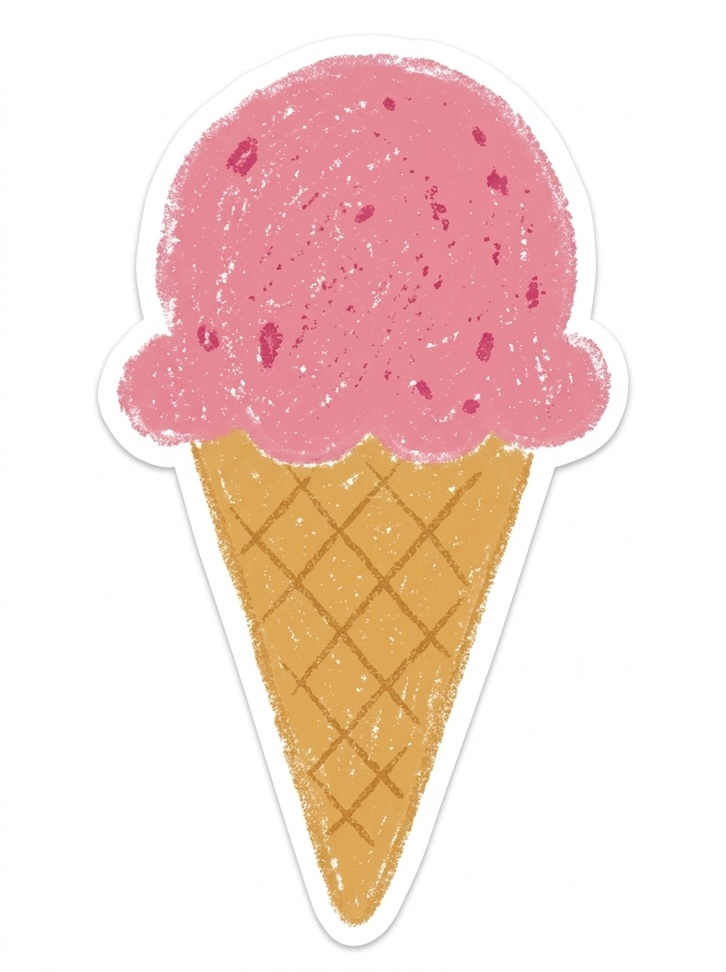
#> input picture assets/rekvisita/glass-v2/original/glass-rosa-v2-1.jpg, 726 x 972 px, shrunk from 896 x 1200 before the run
$ python sovbild.py ../../../../assets/rekvisita/glass-v2/original/glass-rosa-v2-1.jpg ../../../../assets/rekvisita/glass-v2/original/glass-rosa-v2-2.jpg 5
#> lines starting #> are read from the running program, lines starting #| are printed output that depends on the picture; after the words box and inside, x2 and y2 are one past the last pixel; in counts of white or black regions, pixels touching at a corner belong together
# Klipper ut en ritad sovbild (från Flow, vit bakgrund, inbakad vit klistermärkeskant) till PNG med genomskinlig bakgrund.
#   python3 .claude/skills/lk-figur/scripts/sovbild.py <in.jpg> <ut.png> [kant_px]
# Alfa = figurens färgade del (hål fyllda) växt med kant_px (standard 20, den inbakade kanten), lite mjuk kant.
# Lösa bitar (zzz, smulor) tas bort, bara den största biten blir kvar. Bilder utan inbakad kant: kant_px 0,
# och lägg kanten i scenen med kant.lagg(g, { andel: 0.01 }). Skriver ut kroppens ruta i bildens pixlar.
import sys, cv2, numpy as np
src, dst = sys.argv[1], sys.argv[2]
kant = int(sys.argv[3]) if len(sys.argv) > 3 else 20
im = cv2.imread(src); hsv = cv2.cvtColor(im, cv2.COLOR_BGR2HSV)
#> further down, im is the input picture: shape (972, 726, 3); mean B, G, R 211.4, 218.4, 244.1
#> after `hsv = cv2.cvtColor(im, cv2.COLOR_BGR2HSV)`: hsv: shape (972, 726, 3); mean H, S, V 41.9, 40.8, 244.1
farg = ((im.min(axis=2) < 230) | (hsv[..., 1] > 35)).astype(np.uint8)
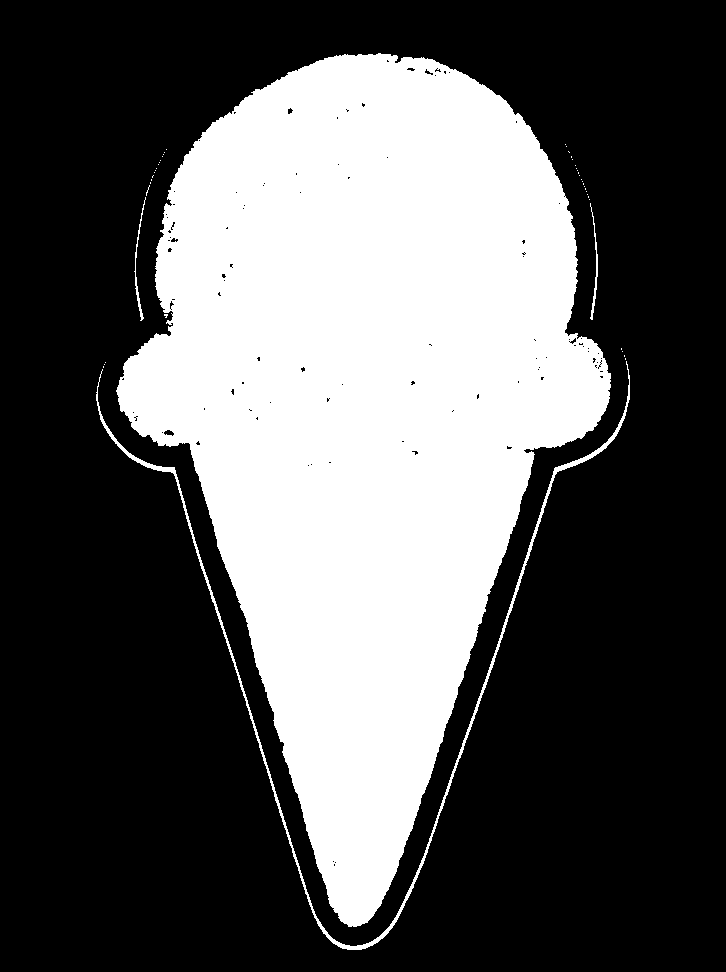
#> farg: shape (972, 726); values 0 (black) and 1 (white), 35.2% white; 45 white regions (41 under 20 px), largest, box (x1, y1, x2, y2) and area: (116, 53, 611, 927) 243924, (96, 361, 630, 950) 3917, (134, 197, 146, 321) 213, (590, 203, 598, 320) 211
farg = cv2.morphologyEx(farg, cv2.MORPH_CLOSE, np.ones((9, 9), np.uint8))
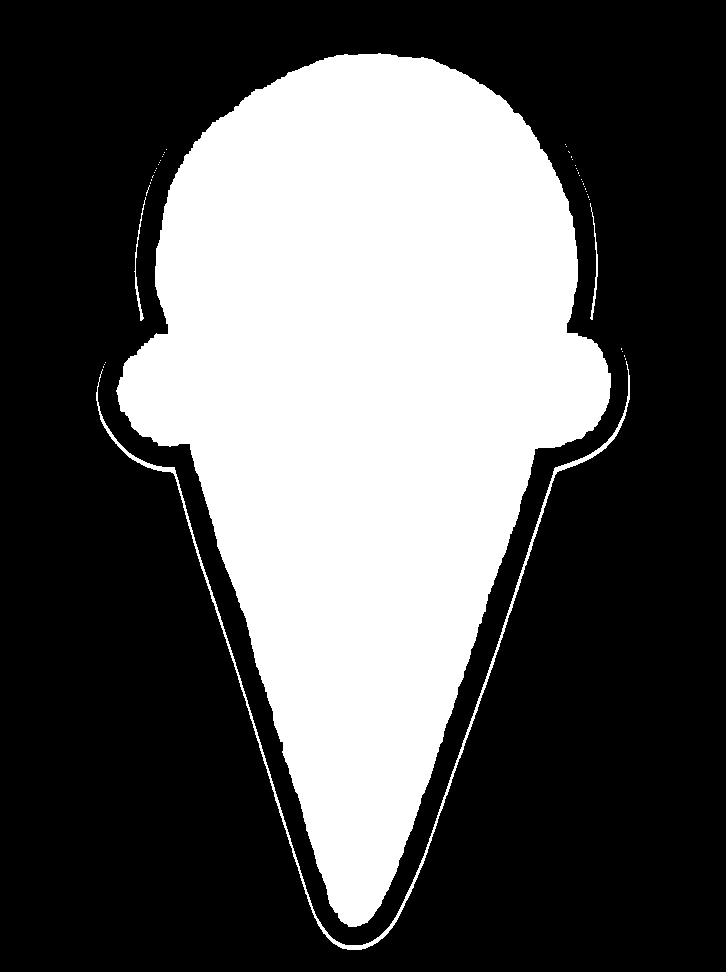
#> farg: shape (972, 726); values 0 (black) and 1 (white), 35.3% white; 44 white regions (40 under 20 px), largest, box (x1, y1, x2, y2) and area: (116, 53, 611, 927) 244851, (96, 361, 630, 950) 3932, (134, 197, 146, 321) 218, (590, 203, 598, 320) 211
n, lab, st, _ = cv2.connectedComponentsWithStats(farg)
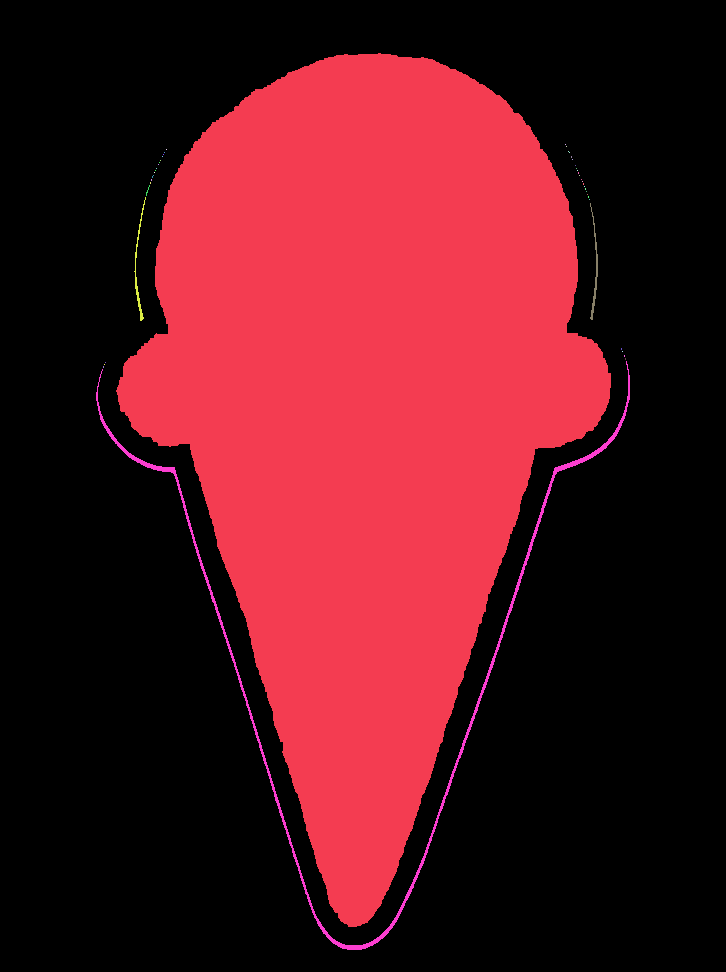
#> lab: shape (972, 726) int32; 45 distinct labels, from 0 to 44; one colour per label, 0 black
#> n = 45; st = 45 rows, first 6: [0, 0, 726, 972, 456395], [116, 53, 495, 874, 244851], [565, 144, 1, 1, 1], [566, 146, 1, 1, 1], [166, 149, 1, 1, 1], [568, 151, 2, 2, 2]
kropp = (lab == 1 + np.argmax(st[1:, 4])).astype(np.uint8)
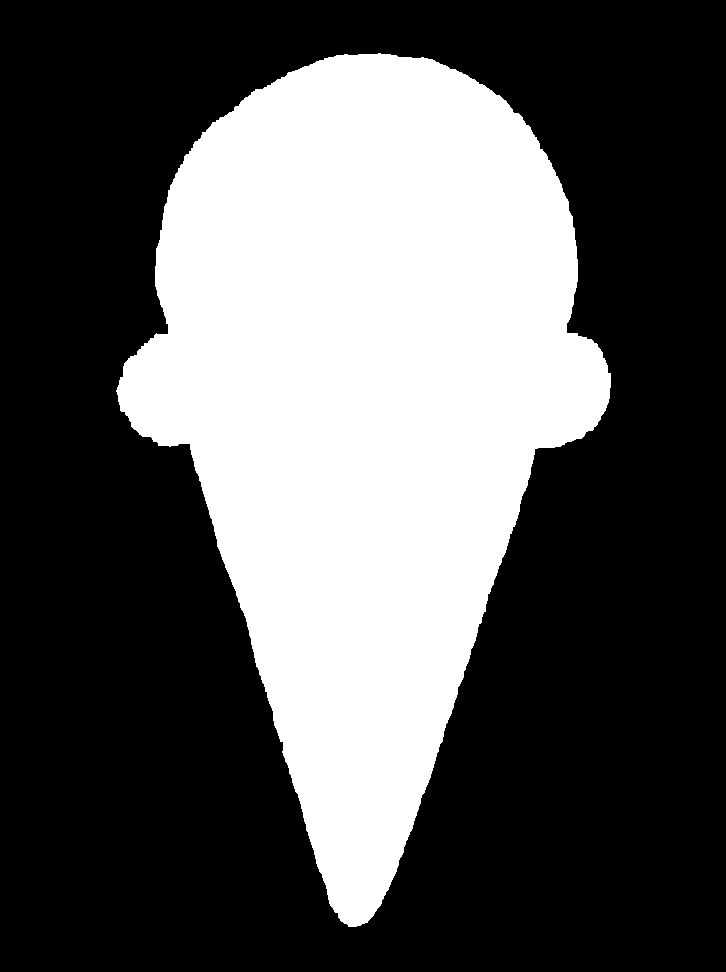
#> kropp: shape (972, 726); values 0 (black) and 1 (white), 34.7% white; 1 white region
cs, _ = cv2.findContours(kropp, cv2.RETR_EXTERNAL, cv2.CHAIN_APPROX_NONE)
#> cs = 1 contour; box (x1, y1, x2, y2) and area: (116, 53, 611, 927) 243779
fyll = np.zeros_like(kropp); cv2.drawContours(fyll, cs, -1, 1, -1)
a = cv2.dilate(fyll, cv2.getStructuringElement(cv2.MORPH_ELLIPSE, (2 * kant + 1, 2 * kant + 1))) if kant else fyll
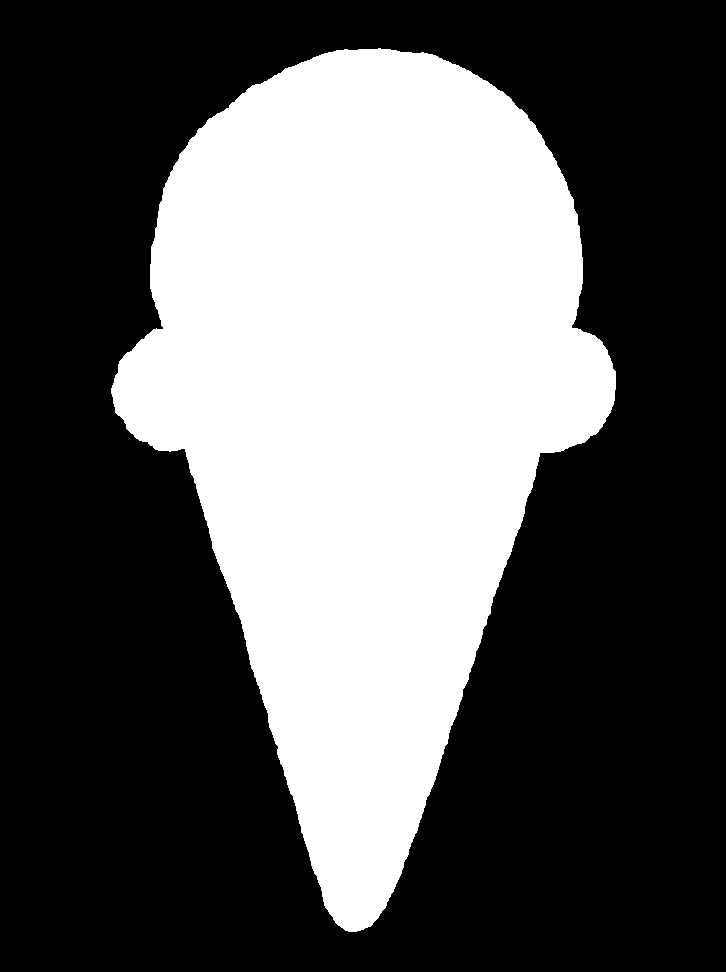
#> a: shape (972, 726); values 0 (black) and 1 (white), 36.4% white; 1 white region, box (x1, y1, x2, y2) and area: (111, 48, 616, 932) 256668
a = cv2.GaussianBlur(a.astype(np.float32), (5, 5), 0)
cv2.imwrite(dst, np.dstack([im, (a * 255).astype(np.uint8)]))
ys, xs = np.where(fyll > 0)
print(f'{dst}: bild {im.shape[1]}x{im.shape[0]}, kropp x {xs.min()}–{xs.max()}, y {ys.min()}–{ys.max()} (botten {ys.max() + kant})')
#| ../../../../assets/rekvisita/glass-v2/original/glass-rosa-v2-2.jpg: bild 726x972, kropp x 116–610, y 53–926 (botten 931)

$ run again, on assets/rekvisita/glass-v2/original/tagningar.jpg
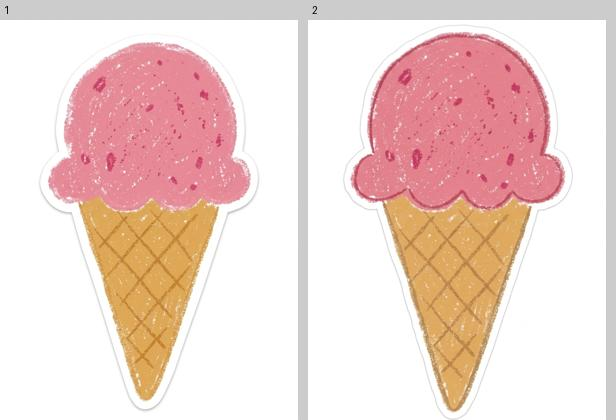
#> input picture assets/rekvisita/glass-v2/original/tagningar.jpg, 616 x 420 px
#> im is the input picture: shape (420, 616, 3); mean B, G, R 207.6, 213.8, 239.5
#> hsv: shape (420, 616, 3); mean H, S, V 43.8, 40, 239.6
#> `n, lab, st, _ = cv2.connectedComponentsWithStats(farg)`:
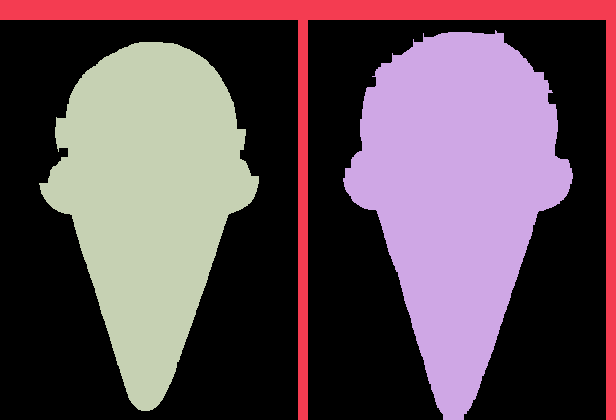
#> lab: shape (420, 616) int32; 4 distinct labels, from 0 to 3; one colour per label, 0 black
#> n = 4; st = [[0, 20, 606, 400, 139375], [0, 0, 616, 420, 20320], [343, 30, 230, 390, 52067], [39, 42, 220, 369, 46958]]
#> kropp: shape (420, 616); values 0 (black) and 1 (white), 20.1% white; 1 white region
#> cs = 1 contour; box (x1, y1, x2, y2) and area: (343, 30, 573, 420) 51553
#> `a = cv2.dilate(fyll, cv2.getStructuringElement(cv2.MORPH_ELLIPSE, (2 *..`:
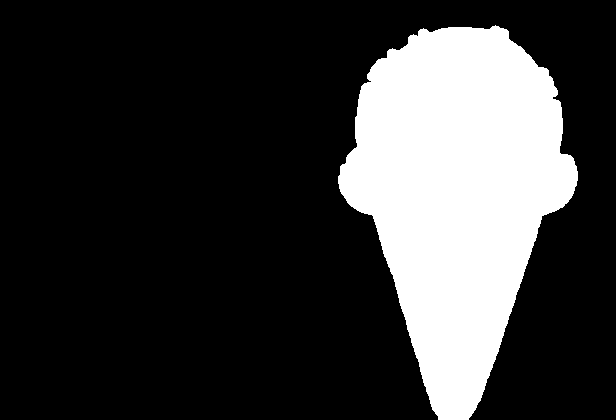
#> a: shape (420, 616); values 0 (black) and 1 (white), 22.2% white; 1 white region, box (x1, y1, x2, y2) and area: (338, 25, 578, 420) 57503
#| ../../../../assets/rekvisita/glass-v2/original/tagningar.jpg: bild 616x420, kropp x 343–572, y 30–419 (botten 424)
